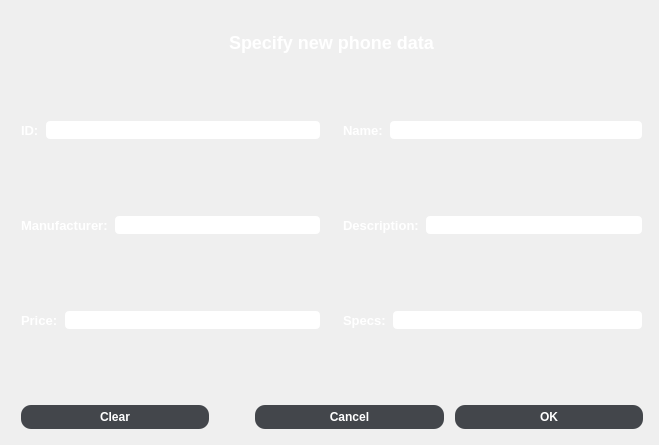
<?xml version="1.0" encoding="UTF-8"?>
<ui version="4.0">
    <class>SellDialog</class>
    <widget class="QDialog" name="SellDialog">
        <property name="geometry">
            <rect>
                <x>0</x>
                <y>0</y>
                <width>659</width>
                <height>445</height>
            </rect>
        </property>
        <property name="windowTitle">
            <string>Create new item</string>
        </property>
        <property name="styleSheet">
            <string notr="true">background-color: grey;
                QPushButton{	background-color: rgb(67,70,75);
                border-width: 2px;
                border-radius: 10px;
                border-color: beige;
                font: bold 12px;
                color: white;
                padding: 5px;
                }
                QPushButton:pressed {
                border-style: inset;
                border: 2px solid #add8e6;
                }</string>
        </property>
        <layout class="QGridLayout" name="gridLayout">
            <item row="10" column="1" colspan="3">
                <spacer name="verticalSpacer">
                    <property name="orientation">
                        <enum>Qt::Vertical</enum>
                    </property>
                    <property name="sizeType">
                        <enum>QSizePolicy::Preferred</enum>
                    </property>
                    <property name="sizeHint" stdset="0">
                        <size>
                            <width>20</width>
                            <height>5</height>
                        </size>
                    </property>
                </spacer>
            </item>
            <item row="5" column="1">
                <spacer name="verticalSpacer_2">
                    <property name="orientation">
                        <enum>Qt::Vertical</enum>
                    </property>
                    <property name="sizeType">
                        <enum>QSizePolicy::Preferred</enum>
                    </property>
                    <property name="sizeHint" stdset="0">
                        <size>
                            <width>20</width>
                            <height>40</height>
                        </size>
                    </property>
                </spacer>
            </item>
            <item row="6" column="1">
                <layout class="QHBoxLayout" name="horizontalLayout_3">
                    <item>
                        <widget class="QLabel" name="price">
                            <property name="styleSheet">
                                <string notr="true">font: bold 13px;
                                    color: white;</string>
                            </property>
                            <property name="text">
                                <string>Price:</string>
                            </property>
                        </widget>
                    </item>
                    <item>
                        <widget class="QLineEdit" name="priceLineEdit">
                            <property name="styleSheet">
                                <string notr="true">background-color: white;
                                    border-radius: 5px;
                                    border: 2px solid light grey;</string>
                            </property>
                        </widget>
                    </item>
                </layout>
            </item>
            <item row="3" column="1">
                <spacer name="verticalSpacer_4">
                    <property name="orientation">
                        <enum>Qt::Vertical</enum>
                    </property>
                    <property name="sizeType">
                        <enum>QSizePolicy::Preferred</enum>
                    </property>
                    <property name="sizeHint" stdset="0">
                        <size>
                            <width>20</width>
                            <height>40</height>
                        </size>
                    </property>
                </spacer>
            </item>
            <item row="4" column="1">
                <layout class="QHBoxLayout" name="horizontalLayout_2">
                    <item>
                        <widget class="QLabel" name="manufacturer">
                            <property name="styleSheet">
                                <string notr="true">font: bold 13px;
                                    color: white;</string>
                            </property>
                            <property name="text">
                                <string>Manufacturer:</string>
                            </property>
                        </widget>
                    </item>
                    <item>
                        <widget class="QLineEdit" name="manufacturerLineEdit">
                            <property name="styleSheet">
                                <string notr="true">background-color: white;
                                    border-radius: 5px;
                                    border: 2px solid light grey;</string>
                            </property>
                        </widget>
                    </item>
                </layout>
            </item>
            <item row="4" column="4">
                <spacer name="horizontalSpacer_5">
                    <property name="orientation">
                        <enum>Qt::Horizontal</enum>
                    </property>
                    <property name="sizeType">
                        <enum>QSizePolicy::Preferred</enum>
                    </property>
                    <property name="sizeHint" stdset="0">
                        <size>
                            <width>5</width>
                            <height>20</height>
                        </size>
                    </property>
                </spacer>
            </item>
            <item row="0" column="1" colspan="3">
                <layout class="QGridLayout" name="gridLayout_2">
                    <item row="0" column="0" alignment="Qt::AlignHCenter">
                        <widget class="QLabel" name="label_7">
                            <property name="styleSheet">
                                <string notr="true">font: bold 18px;
                                    color: white;</string>
                            </property>
                            <property name="text">
                                <string>Specify new phone data</string>
                            </property>
                        </widget>
                    </item>
                </layout>
            </item>
            <item row="2" column="3">
                <layout class="QHBoxLayout" name="horizontalLayout_6">
                    <item>
                        <widget class="QLabel" name="name">
                            <property name="styleSheet">
                                <string notr="true">font: bold 13px;
                                    color: white;</string>
                            </property>
                            <property name="text">
                                <string>Name:</string>
                            </property>
                        </widget>
                    </item>
                    <item>
                        <widget class="QLineEdit" name="nameLineEdit">
                            <property name="styleSheet">
                                <string notr="true">background-color: white;
                                    border-radius: 5px;
                                    border: 2px solid light grey;</string>
                            </property>
                        </widget>
                    </item>
                </layout>
            </item>
            <item row="4" column="3">
                <layout class="QHBoxLayout" name="horizontalLayout_5">
                    <item>
                        <widget class="QLabel" name="description">
                            <property name="styleSheet">
                                <string notr="true">font: bold 13px;
                                    color: white;</string>
                            </property>
                            <property name="text">
                                <string>Description:</string>
                            </property>
                        </widget>
                    </item>
                    <item>
                        <widget class="QLineEdit" name="descriptionLineEdit">
                            <property name="styleSheet">
                                <string notr="true">background-color: white;
                                    border-radius: 5px;
                                    border: 2px solid light grey;</string>
                            </property>
                            <property name="text">
                                <string/>
                            </property>
                        </widget>
                    </item>
                </layout>
            </item>
            <item row="9" column="1" colspan="3">
                <layout class="QHBoxLayout" name="horizontalLayout_7">
                    <item>
                        <widget class="QPushButton" name="clearButton">
                            <property name="styleSheet">
                                <string notr="true">QPushButton{	background-color: rgb(67,70,75);
                                    border-width: 2px;
                                    border-radius: 10px;
                                    border-color: beige;
                                    font: bold 12px;
                                    color: white;
                                    padding: 5px;
                                    }
                                    QPushButton:pressed {
                                    border-style: inset;
                                    border: 2px solid #add8e6;
                                    }</string>
                            </property>
                            <property name="text">
                                <string>Clear</string>
                            </property>
                        </widget>
                    </item>
                    <item>
                        <spacer name="horizontalSpacer_2">
                            <property name="orientation">
                                <enum>Qt::Horizontal</enum>
                            </property>
                            <property name="sizeType">
                                <enum>QSizePolicy::Preferred</enum>
                            </property>
                            <property name="sizeHint" stdset="0">
                                <size>
                                    <width>40</width>
                                    <height>20</height>
                                </size>
                            </property>
                        </spacer>
                    </item>
                    <item>
                        <widget class="QPushButton" name="cancelButton">
                            <property name="styleSheet">
                                <string notr="true">QPushButton{	background-color: rgb(67,70,75);
                                    border-width: 2px;
                                    border-radius: 10px;
                                    border-color: beige;
                                    font: bold 12px;
                                    color: white;
                                    padding: 5px;
                                    }
                                    QPushButton:pressed {
                                    border-style: inset;
                                    border: 2px solid #add8e6;
                                    }</string>
                            </property>
                            <property name="text">
                                <string>Cancel</string>
                            </property>
                        </widget>
                    </item>
                    <item>
                        <spacer name="horizontalSpacer_3">
                            <property name="orientation">
                                <enum>Qt::Horizontal</enum>
                            </property>
                            <property name="sizeType">
                                <enum>QSizePolicy::Preferred</enum>
                            </property>
                            <property name="sizeHint" stdset="0">
                                <size>
                                    <width>5</width>
                                    <height>20</height>
                                </size>
                            </property>
                        </spacer>
                    </item>
                    <item>
                        <widget class="QPushButton" name="okButton">
                            <property name="styleSheet">
                                <string notr="true">QPushButton{	background-color: rgb(67,70,75);
                                    border-width: 2px;
                                    border-radius: 10px;
                                    border-color: beige;
                                    font: bold 12px;
                                    color: white;
                                    padding: 5px;
                                    }
                                    QPushButton:pressed {
                                    border-style: inset;
                                    border: 2px solid #add8e6;
                                    }</string>
                            </property>
                            <property name="text">
                                <string>OK</string>
                            </property>
                        </widget>
                    </item>
                </layout>
            </item>
            <item row="6" column="3">
                <layout class="QHBoxLayout" name="horizontalLayout_4">
                    <item>
                        <widget class="QLabel" name="specs">
                            <property name="styleSheet">
                                <string notr="true">font: bold 13px;
                                    color: white;</string>
                            </property>
                            <property name="text">
                                <string>Specs:</string>
                            </property>
                        </widget>
                    </item>
                    <item>
                        <widget class="QLineEdit" name="specsLineEdit">
                            <property name="styleSheet">
                                <string notr="true">background-color: white;
                                    border-radius: 5px;
                                    border: 2px solid light grey;</string>
                            </property>
                        </widget>
                    </item>
                </layout>
            </item>
            <item row="1" column="1" colspan="3">
                <spacer name="verticalSpacer_5">
                    <property name="orientation">
                        <enum>Qt::Vertical</enum>
                    </property>
                    <property name="sizeType">
                        <enum>QSizePolicy::Preferred</enum>
                    </property>
                    <property name="sizeHint" stdset="0">
                        <size>
                            <width>20</width>
                            <height>40</height>
                        </size>
                    </property>
                </spacer>
            </item>
            <item row="2" column="1">
                <layout class="QHBoxLayout" name="horizontalLayout">
                    <item>
                        <widget class="QLabel" name="id">
                            <property name="styleSheet">
                                <string notr="true">font: bold 13px;
                                    color: white;</string>
                            </property>
                            <property name="text">
                                <string>ID:</string>
                            </property>
                        </widget>
                    </item>
                    <item>
                        <widget class="QLineEdit" name="idLineEdit">
                            <property name="styleSheet">
                                <string notr="true">background-color: white;
                                    border-radius: 5px;
                                    border: 2px solid light grey;
                                </string>
                            </property>
                        </widget>
                    </item>
                </layout>
            </item>
            <item row="4" column="0">
                <spacer name="horizontalSpacer_4">
                    <property name="orientation">
                        <enum>Qt::Horizontal</enum>
                    </property>
                    <property name="sizeType">
                        <enum>QSizePolicy::Preferred</enum>
                    </property>
                    <property name="sizeHint" stdset="0">
                        <size>
                            <width>10</width>
                            <height>20</height>
                        </size>
                    </property>
                </spacer>
            </item>
            <item row="7" column="1">
                <spacer name="verticalSpacer_3">
                    <property name="orientation">
                        <enum>Qt::Vertical</enum>
                    </property>
                    <property name="sizeType">
                        <enum>QSizePolicy::Preferred</enum>
                    </property>
                    <property name="sizeHint" stdset="0">
                        <size>
                            <width>20</width>
                            <height>40</height>
                        </size>
                    </property>
                </spacer>
            </item>
            <item row="2" column="2" rowspan="6">
                <spacer name="horizontalSpacer">
                    <property name="orientation">
                        <enum>Qt::Horizontal</enum>
                    </property>
                    <property name="sizeType">
                        <enum>QSizePolicy::Preferred</enum>
                    </property>
                    <property name="sizeHint" stdset="0">
                        <size>
                            <width>10</width>
                            <height>20</height>
                        </size>
                    </property>
                </spacer>
            </item>
        </layout>
    </widget>
    <resources/>
    <connections/>
</ui>
